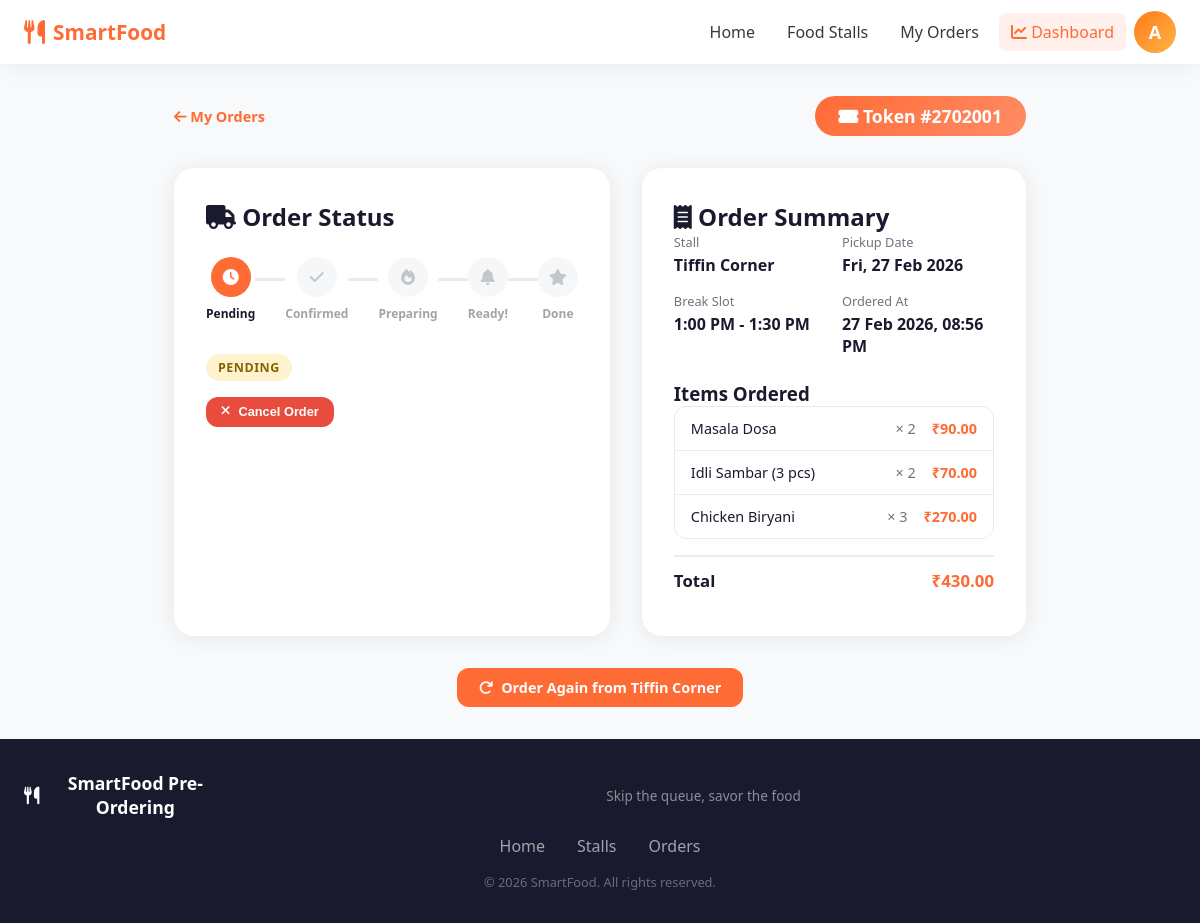
Screenshot of /order/1645/ (signed in) with the database file from the repository.
### apps/users/models.py (models this page shows, shortened)
class User(AbstractUser):
    ROLE_CHOICES = [
        ('student', 'Student'),
        ('admin', 'Admin'),
        ('stall_owner', 'Stall Owner'),
    ]
    role = models.CharField(max_length=20, choices=ROLE_CHOICES, default='student')
    student_id = models.CharField(max_length=20, blank=True, null=True, unique=True)
    phone = models.CharField(max_length=15, blank=True)
    profile_pic = models.ImageField(upload_to='profiles/', blank=True, null=True)
    class Meta:
        verbose_name = 'User'
        verbose_name_plural = 'Users'

### apps/orders/models.py (models this page shows, shortened)
class Order(models.Model):
    user = models.ForeignKey(User, on_delete=models.CASCADE, related_name='orders')
    stall = models.ForeignKey(FoodStall, on_delete=models.CASCADE, related_name='orders')
    break_slot = models.CharField(max_length=5, choices=BREAK_SLOT_CHOICES)
    pickup_date = models.DateField()
    status = models.CharField(max_length=20, choices=ORDER_STATUS_CHOICES, default='pending')
    total_amount = models.DecimalField(max_digits=10, decimal_places=2, default=0)
    special_instructions = models.TextField(blank=True)
    token_number = models.CharField(max_length=10, blank=True)
    created_at = models.DateTimeField(auto_now_add=True)
    updated_at = models.DateTimeField(auto_now=True)
    estimated_ready_time = models.DateTimeField(null=True, blank=True)
    class Meta:
        ordering = ['-created_at']

class OrderItem(models.Model):
    order = models.ForeignKey(Order, on_delete=models.CASCADE, related_name='order_items')
    menu_item = models.ForeignKey(MenuItem, on_delete=models.CASCADE)
    quantity = models.PositiveIntegerField(default=1)
    price_at_order = models.DecimalField(max_digits=8, decimal_places=2)
    customization = models.TextField(blank=True)
    @property
    def subtotal(self):
        return self.price_at_order * self.quantity

### apps/stalls/models.py (models this page shows, shortened)
class FoodStall(models.Model):
    name = models.CharField(max_length=100)
    description = models.TextField(blank=True)
    owner = models.ForeignKey(User, on_delete=models.SET_NULL, null=True, related_name='stalls')
    image = models.ImageField(upload_to='stalls/', blank=True, null=True)
    location = models.CharField(max_length=200, blank=True)
    is_open = models.BooleanField(default=True)
    max_capacity = models.IntegerField(default=50, help_text="Maximum orders per break slot")
    created_at = models.DateTimeField(auto_now_add=True)

class MenuItem(models.Model):
    CATEGORY_CHOICES = [
        ('snacks', 'Snacks'),
        ('meals', 'Meals'),
        ('beverages', 'Beverages'),
        ('desserts', 'Desserts'),
        ('combos', 'Combos'),
    ]
    stall = models.ForeignKey(FoodStall, on_delete=models.CASCADE, related_name='menu_items')
    name = models.CharField(max_length=100)
    description = models.TextField(blank=True)
    price = models.DecimalField(max_digits=8, decimal_places=2)
    category = models.CharField(max_length=20, choices=CATEGORY_CHOICES, default='snacks')
    image = models.ImageField(upload_to='menu_items/', blank=True, null=True)
    is_available = models.BooleanField(default=True)
    prep_time_minutes = models.IntegerField(default=10)
    calories = models.IntegerField(null=True, blank=True)
    is_vegetarian = models.BooleanField(default=False)
    created_at = models.DateTimeField(auto_now_add=True)

### apps/orders/views.py (the view)
# urls.py: path('order/<int:pk>/', views.order_detail, name='order_detail'),
@login_required
def order_detail(request, pk):
    order = get_object_or_404(Order, pk=pk, user=request.user)
    statuses = ['pending', 'confirmed', 'preparing', 'ready', 'completed']
    return render(request, 'orders/order_detail.html', {
        'order': order,
        'statuses': statuses,
    })

### templates/orders/order_detail.html (shortened to what this page needs)
{% extends 'base/base.html' %}
{% load static %}
{% block content %}
<div class="container order-detail-page">
    <div class="order-detail-header">
        <a href="{% url 'my_orders' %}" class="back-link"><i class="fas fa-arrow-left"></i> My Orders</a>
        <div class="order-token-badge">
            <i class="fas fa-ticket-alt"></i>
            Token #{{ order.token_number }}
        </div>
    </div>
    <div class="order-detail-layout">
        <div class="status-tracker-card">
            <h2><i class="fas fa-truck"></i> Order Status</h2>
            <div class="status-tracker" id="statusTracker">
                <div class="tracker-steps">
                    <div class="tracker-step {% if order.status == 'pending' or order.status == 'confirmed' or order.status == 'preparing' or order.status == 'ready' or order.status == 'completed' %}step-done{% endif %}">
                        <div class="step-circle"><i class="fas fa-clock"></i></div>
                        <span>Pending</span>
                    </div>
                    <div class="tracker-line {% if order.status == 'confirmed' or order.status == 'preparing' or order.status == 'ready' or order.status == 'completed' %}line-done{% endif %}"></div>
                    <div class="tracker-step {% if order.status == 'confirmed' or order.status == 'preparing' or order.status == 'ready' or order.status == 'completed' %}step-done{% endif %}">
                        <div class="step-circle"><i class="fas fa-check"></i></div>
                        <span>Confirmed</span>
                    </div>
                    <div class="tracker-line {% if order.status == 'preparing' or order.status == 'ready' or order.status == 'completed' %}line-done{% endif %}"></div>
                    <div class="tracker-step {% if order.status == 'preparing' or order.status == 'ready' or order.status == 'completed' %}step-done{% endif %}">
                        <div class="step-circle"><i class="fas fa-fire"></i></div>
                        <span>Preparing</span>
                    </div>
                    <div class="tracker-line {% if order.status == 'ready' or order.status == 'completed' %}line-done{% endif %}"></div>
                    <div class="tracker-step {% if order.status == 'ready' or order.status == 'completed' %}step-done{% endif %}">
                        <div class="step-circle"><i class="fas fa-bell"></i></div>
                        <span>Ready!</span>
                    </div>
                    <div class="tracker-line {% if order.status == 'completed' %}line-done{% endif %}"></div>
                    <div class="tracker-step {% if order.status == 'completed' %}step-done{% endif %}">
                        <div class="step-circle"><i class="fas fa-star"></i></div>
                        <span>Done</span>
                    </div>
                </div>
            </div>
            <div class="status-badge status-{{ order.status }}" id="currentStatus">
                {{ order.get_status_display }}
            </div>
            {% if order.status in 'pending,confirmed' %}
            <form action="{% url 'cancel_order' order.pk %}" method="post" style="margin-top:1rem"
                  onsubmit="return confirm('Cancel this order?')">
                <button type="submit" class="btn btn-danger btn-sm">
                    <i class="fas fa-times"></i> Cancel Order
                </button>
            </form>
            {% endif %}
        </div>
        <div class="order-info-card">
            <h2><i class="fas fa-receipt"></i> Order Summary</h2>
            <div class="order-meta-grid">
                <div class="meta-item">
                    <label>Stall</label>
                    <strong>{{ order.stall.name }}</strong>
                </div>
                <div class="meta-item">
                    <label>Pickup Date</label>
                    <strong>{{ order.pickup_date|date:"D, d M Y" }}</strong>
                </div>
                <div class="meta-item">
                    <label>Break Slot</label>
                    <strong>{{ order.get_break_slot_display }}</strong>
                </div>
                <div class="meta-item">
                    <label>Ordered At</label>
                    <strong>{{ order.created_at|date:"d M Y, h:i A" }}</strong>
                </div>
            </div>
            <h3 style="margin-top:1.5rem">Items Ordered</h3>
            <div class="order-items-list">
                {% for item in order.order_items.all %}
                <div class="order-item-row">
                    <div class="oi-name">{{ item.menu_item.name }}</div>
                    <div class="oi-qty">× {{ item.quantity }}</div>
                    <div class="oi-price">₹{{ item.subtotal }}</div>
                </div>
                {% endfor %}
            </div>
            <div class="order-total-row">
                <strong>Total</strong>
                <strong class="text-primary">₹{{ order.total_amount }}</strong>
            </div>
        </div>
    </div>
    <div style="text-align:center;margin-top:2rem">
        <a href="{% url 'place_order' order.stall.pk %}" class="btn btn-primary">
            <i class="fas fa-redo"></i> Order Again from {{ order.stall.name }}
        </a>
    </div>
</div>
{% endblock %}

### templates/base/base.html (shortened to what this page needs)
<!doctype html>
<html lang="en">
  <head>
    {% load static %}
    <link rel="stylesheet" href="{% static 'css/main.css' %}" />
    <link
      rel="stylesheet"
      href="https://cdnjs.cloudflare.com/ajax/libs/font-awesome/6.4.0/css/all.min.css"
    />
  </head>
  <body class="{% block body_class %}{% endblock %}">
    <nav class="navbar">
      <div class="nav-container">
        <a href="{% url 'home' %}" class="nav-brand">
          <i class="fas fa-utensils"></i>
          <span>SmartFood</span>
        </a>
        <div class="nav-links">
          <a href="{% url 'home' %}" class="nav-link">Home</a>
          <a href="{% url 'stall_list' %}" class="nav-link">Food Stalls</a>
          {% if user.is_authenticated %}
          <a href="{% url 'my_orders' %}" class="nav-link">My Orders</a>
          {% if user.is_staff or user.is_stall_owner or user.role == 'admin' %}
          <a href="{% url 'admin_dashboard' %}" class="nav-link nav-admin">
            <i class="fas fa-chart-line"></i> Dashboard
          </a>
          {% endif %}
          <div class="user-menu" id="userMenu">
            <div class="avatar-circle" onclick="toggleDropdown()">
              {{ user.username|first|upper }}
            </div>
          </div>
          {% else %}
          <a href="{% url 'login' %}" class="btn btn-outline">Login</a>
          <a href="{% url 'register' %}" class="btn btn-primary">Register</a>
          {% endif %}
        </div>
      </div>
    </nav>
    <main class="main-content">{% block content %}{% endblock %}</main>
    <footer class="footer">
      <div class="footer-container">
        <div class="footer-brand">
          <i class="fas fa-utensils"></i>
          <strong>SmartFood Pre-Ordering</strong>
          <p>Skip the queue, savor the food</p>
        </div>
        <div class="footer-links">
          <a href="{% url 'home' %}">Home</a>
          <a href="{% url 'stall_list' %}">Stalls</a>
          {% if user.is_authenticated %}
          <a href="{% url 'my_orders' %}">Orders</a>
          {% endif %}
        </div>
        <p class="footer-copy">&copy; 2026 SmartFood. All rights reserved.</p>
      </div>
    </footer>
  </body>
</html>

### rows the page displays
User: username|first "A"
Order: token_number "2702001", status "PENDING", stall.name "Tiffin Corner", pickup_date "Fri, 27 Feb 2026", break_slot "1:00 PM - 1:30 PM", created_at "27 Feb 2026, 08:56 PM", total_amount "430.00"
OrderItem: menu_item.name "Masala Dosa", quantity "2", subtotal "90.00"
OrderItem: menu_item.name "Idli Sambar (3 pcs)", quantity "2", subtotal "70.00"
OrderItem: menu_item.name "Chicken Biryani", quantity "3", subtotal "270.00"
